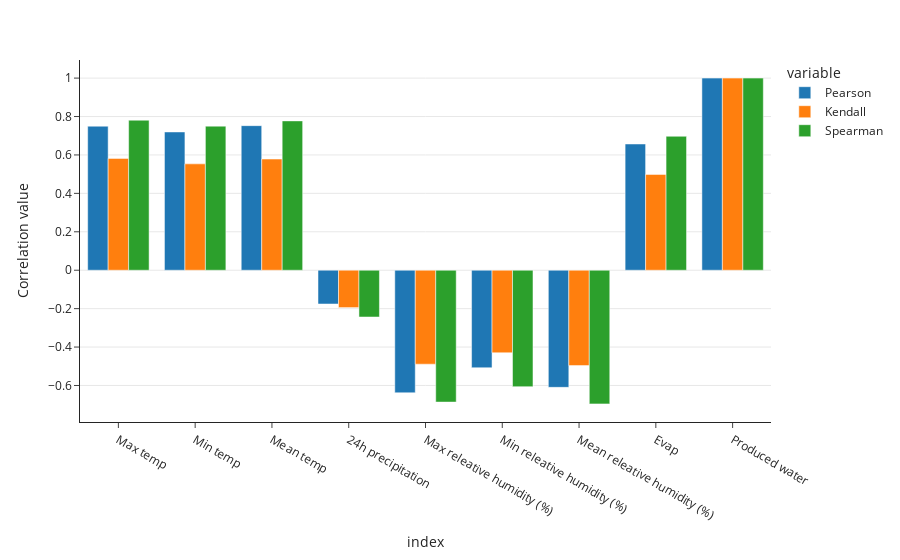

The notebook cell saved with this chart:
### Code cell
fig = px.bar(corr_table,
barmode="group",
template="simple_white")

fig.update_yaxes(dict(showgrid=True , title = "Correlation value"))

### Figure 1 — Plotly figure (JSON) as saved in the notebook; plotly's stock layout.template omitted (floating-point values rounded to 4 significant figures)
{"data": [{"alignmentgroup": "True", "hovertemplate": "variable=Pearson<br>index=%{x}<br>value=%{y}<extra></extra>", "legendgroup": "Pearson", "marker": {"color": "#1F77B4", "pattern": {"shape": ""}}, "name": "Pearson", "offsetgroup": "Pearson", "orientation": "v", "showlegend": true, "textposition": "auto", "type": "bar", "x": ["Max temp", "Min temp", "Mean temp", "24h precipitation", "Max releative humidity (%)", "Min releative humidity (%)", "Mean releative humidity (%)", "Evap", "Produced water"], "xaxis": "x", "y": [0.7497, 0.7197, 0.7525, -0.1759, -0.6381, -0.5077, -0.6096, 0.6571, 1], "yaxis": "y"}, {"alignmentgroup": "True", "hovertemplate": "variable=Kendall<br>index=%{x}<br>value=%{y}<extra></extra>", "legendgroup": "Kendall", "marker": {"color": "#FF7F0E", "pattern": {"shape": ""}}, "name": "Kendall", "offsetgroup": "Kendall", "orientation": "v", "showlegend": true, "textposition": "auto", "type": "bar", "x": ["Max temp", "Min temp", "Mean temp", "24h precipitation", "Max releative humidity (%)", "Min releative humidity (%)", "Mean releative humidity (%)", "Evap", "Produced water"], "xaxis": "x", "y": [0.582, 0.5536, 0.5786, -0.1946, -0.4891, -0.4297, -0.4965, 0.4986, 1], "yaxis": "y"}, {"alignmentgroup": "True", "hovertemplate": "variable=Spearman<br>index=%{x}<br>value=%{y}<extra></extra>", "legendgroup": "Spearman", "marker": {"color": "#2CA02C", "pattern": {"shape": ""}}, "name": "Spearman", "offsetgroup": "Spearman", "orientation": "v", "showlegend": true, "textposition": "auto", "type": "bar", "x": ["Max temp", "Min temp", "Mean temp", "24h precipitation", "Max releative humidity (%)", "Min releative humidity (%)", "Mean releative humidity (%)", "Evap", "Produced water"], "xaxis": "x", "y": [0.7809, 0.75, 0.7773, -0.2435, -0.6864, -0.6061, -0.6958, 0.6972, 1], "yaxis": "y"}], "layout": {"barmode": "group", "legend": {"title": {"text": "variable"}, "tracegroupgap": 0}, "margin": {"t": 60}, "xaxis": {"anchor": "y", "domain": [0, 1], "title": {"text": "index"}}, "yaxis": {"anchor": "x", "domain": [0, 1], "showgrid": true, "title": {"text": "Correlation value"}}}}
